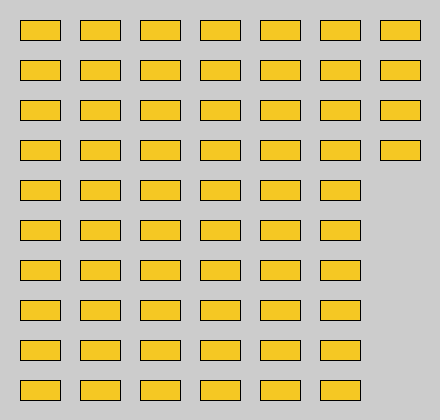
Frame 1 (no input)
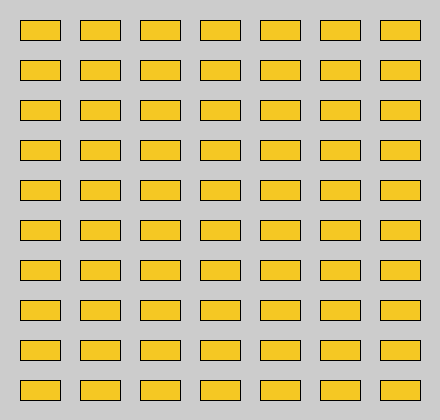
Frame 60 (the mouse pressed at the canvas centre just before this capture)
Frame 120 (the mouse held since frame 60 and released just before this capture): identical to frame 60, image omitted

The Processing sketch that drew these frames (run headless with seeded random() and noise(); from frame 60 on, the mouse is pressed at the canvas centre):

// Processing sketch: Ejercicio20
// ── Ejercicio20.pde
int distanciaEnX,distanciaEnY;
int anchoRect,altoRect;
int totalRect;

void setup(){
  size(440,420);  
  distanciaEnX = 20;
  distanciaEnY = 20;
  anchoRect = 40;
  altoRect = 20;
  totalRect = 70;
}

public void draw(){
    for(int contRect = 0;contRect < totalRect;contRect++){
      fill(#F5C823);
      rect(distanciaEnX,distanciaEnY,anchoRect,altoRect);
      distanciaEnY += altoRect*2;
      if(distanciaEnY > height){
        distanciaEnY = 20;
        distanciaEnX += anchoRect*1.5;  
    }
  }
}
